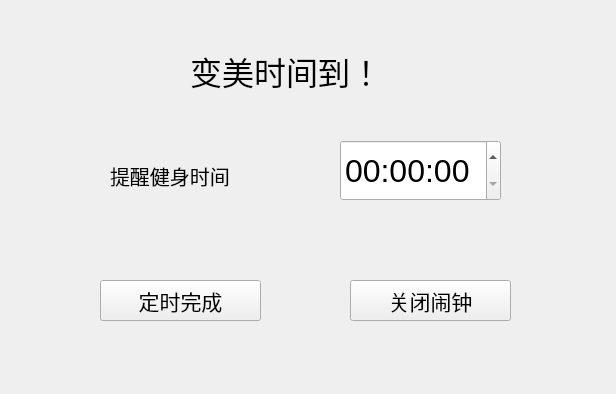
<?xml version="1.0" encoding="UTF-8"?>
<ui version="4.0">
 <class>schem1</class>
 <widget class="QWidget" name="schem1">
  <property name="geometry">
   <rect>
    <x>0</x>
    <y>0</y>
    <width>616</width>
    <height>394</height>
   </rect>
  </property>
  <property name="font">
   <font>
    <pointsize>24</pointsize>
   </font>
  </property>
  <property name="windowTitle">
   <string>Form</string>
  </property>
  <widget class="QTimeEdit" name="timeEdit">
   <property name="geometry">
    <rect>
     <x>340</x>
     <y>140</y>
     <width>161</width>
     <height>61</height>
    </rect>
   </property>
   <property name="font">
    <font>
     <pointsize>24</pointsize>
    </font>
   </property>
  </widget>
  <widget class="QLabel" name="label">
   <property name="geometry">
    <rect>
     <x>110</x>
     <y>150</y>
     <width>151</width>
     <height>51</height>
    </rect>
   </property>
   <property name="font">
    <font>
     <pointsize>15</pointsize>
    </font>
   </property>
   <property name="text">
    <string>提醒健身时间</string>
   </property>
  </widget>
  <widget class="QLabel" name="label_2">
   <property name="geometry">
    <rect>
     <x>190</x>
     <y>20</y>
     <width>311</width>
     <height>101</height>
    </rect>
   </property>
   <property name="text">
    <string>变美时间到！</string>
   </property>
  </widget>
  <widget class="QPushButton" name="pushButton">
   <property name="geometry">
    <rect>
     <x>100</x>
     <y>280</y>
     <width>161</width>
     <height>41</height>
    </rect>
   </property>
   <property name="font">
    <font>
     <pointsize>16</pointsize>
    </font>
   </property>
   <property name="text">
    <string>定时完成</string>
   </property>
  </widget>
  <widget class="QPushButton" name="pushButton_2">
   <property name="geometry">
    <rect>
     <x>350</x>
     <y>280</y>
     <width>161</width>
     <height>41</height>
    </rect>
   </property>
   <property name="font">
    <font>
     <pointsize>16</pointsize>
    </font>
   </property>
   <property name="text">
    <string>关闭闹钟</string>
   </property>
  </widget>
 </widget>
 <resources/>
 <connections/>
</ui>
